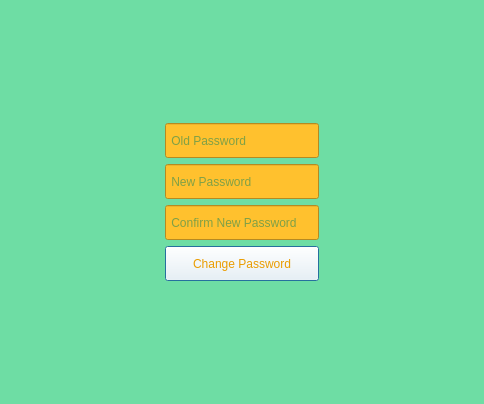
<?xml version="1.0" encoding="UTF-8"?>
<ui version="4.0">
 <class>Window_ChangePassMember</class>
 <widget class="QDialog" name="Window_ChangePassMember">
  <property name="geometry">
   <rect>
    <x>0</x>
    <y>0</y>
    <width>484</width>
    <height>404</height>
   </rect>
  </property>
  <property name="windowTitle">
   <string>Change Password</string>
  </property>
  <property name="styleSheet">
   <string notr="true">background-color: rgb(110, 221, 164);</string>
  </property>
  <layout class="QVBoxLayout" name="verticalLayout">
   <item>
    <layout class="QGridLayout" name="gridLayout">
     <item row="1" column="2">
      <spacer name="horizontalSpacer_2">
       <property name="orientation">
        <enum>Qt::Horizontal</enum>
       </property>
       <property name="sizeHint" stdset="0">
        <size>
         <width>40</width>
         <height>20</height>
        </size>
       </property>
      </spacer>
     </item>
     <item row="4" column="1">
      <widget class="QPushButton" name="pushButton_ChangePass">
       <property name="maximumSize">
        <size>
         <width>220</width>
         <height>35</height>
        </size>
       </property>
       <property name="font">
        <font>
         <family>Microsoft Sans Serif</family>
         <pointsize>9</pointsize>
        </font>
       </property>
       <property name="styleSheet">
        <string notr="true">background-color: rgba(255, 255, 255,0);
color: rgb(234, 156, 0);</string>
       </property>
       <property name="text">
        <string>Change Password</string>
       </property>
       <property name="icon">
        <iconset resource="image.qrc">
         <normaloff>:/img/img/rech.png</normaloff>:/img/img/rech.png</iconset>
       </property>
       <property name="iconSize">
        <size>
         <width>24</width>
         <height>24</height>
        </size>
       </property>
      </widget>
     </item>
     <item row="0" column="1">
      <widget class="QLabel" name="label_2">
       <property name="text">
        <string/>
       </property>
       <property name="pixmap">
        <pixmap resource="image.qrc">:/img/img/change2.png</pixmap>
       </property>
      </widget>
     </item>
     <item row="1" column="1">
      <widget class="QLineEdit" name="lineEdit_OldPass">
       <property name="maximumSize">
        <size>
         <width>220</width>
         <height>35</height>
        </size>
       </property>
       <property name="font">
        <font>
         <family>Microsoft Sans Serif</family>
         <pointsize>9</pointsize>
        </font>
       </property>
       <property name="styleSheet">
        <string notr="true">background-color: rgb(255, 193, 46);
color: rgb(0, 127, 93);</string>
       </property>
       <property name="echoMode">
        <enum>QLineEdit::Password</enum>
       </property>
       <property name="placeholderText">
        <string> Old Password</string>
       </property>
      </widget>
     </item>
     <item row="2" column="1">
      <widget class="QLineEdit" name="lineEdit_NewPass">
       <property name="maximumSize">
        <size>
         <width>220</width>
         <height>35</height>
        </size>
       </property>
       <property name="font">
        <font>
         <family>Microsoft Sans Serif</family>
         <pointsize>9</pointsize>
        </font>
       </property>
       <property name="styleSheet">
        <string notr="true">background-color: rgb(255, 193, 46);
color: rgb(0, 127, 93);</string>
       </property>
       <property name="echoMode">
        <enum>QLineEdit::Password</enum>
       </property>
       <property name="placeholderText">
        <string> New Password</string>
       </property>
      </widget>
     </item>
     <item row="3" column="1">
      <widget class="QLineEdit" name="lineEdit_ConfirmPass">
       <property name="maximumSize">
        <size>
         <width>220</width>
         <height>35</height>
        </size>
       </property>
       <property name="font">
        <font>
         <family>Microsoft Sans Serif</family>
         <pointsize>9</pointsize>
        </font>
       </property>
       <property name="styleSheet">
        <string notr="true">background-color: rgb(255, 193, 46);
color: rgb(0, 127, 93);</string>
       </property>
       <property name="echoMode">
        <enum>QLineEdit::Password</enum>
       </property>
       <property name="placeholderText">
        <string> Confirm New Password</string>
       </property>
      </widget>
     </item>
     <item row="1" column="0">
      <spacer name="horizontalSpacer">
       <property name="orientation">
        <enum>Qt::Horizontal</enum>
       </property>
       <property name="sizeHint" stdset="0">
        <size>
         <width>40</width>
         <height>20</height>
        </size>
       </property>
      </spacer>
     </item>
     <item row="5" column="1">
      <widget class="QLabel" name="label">
       <property name="text">
        <string/>
       </property>
      </widget>
     </item>
    </layout>
   </item>
  </layout>
 </widget>
 <resources>
  <include location="image.qrc"/>
 </resources>
 <connections/>
</ui>
